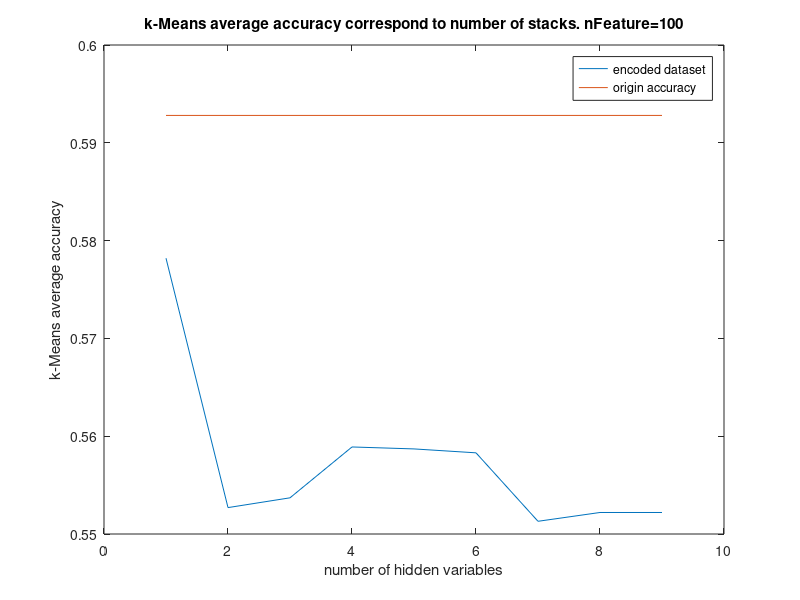

This chart was generated by the following MATLAB code:
% eX = [ err_X1 err_X2 err_X3 err_X4 err_X5 ];
eH = [ 0.5782 0.5527 0.5537 0.5589 0.5587 0.5583 0.5513 0.5522 0.5522];
eOrg = [0.5928 0.5928 0.5928 0.5928 0.5928 0.5928 0.5928 0.5928 0.5928];
iStack = [ 1 2 3 4 5 6 7 8 9];

plot(iStack, eH, iStack, eOrg);
xlabel('number of hidden variables');
ylabel('k-Means average accuracy');
title('k-Means average accuracy correspond to number of stacks. nFeature=100');
legend('encoded dataset','origin accuracy');
